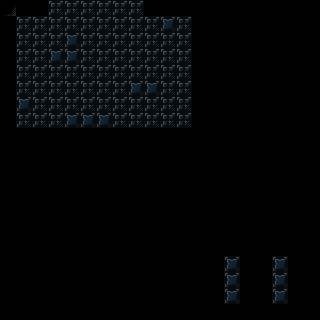

The image is a tile-based game level rendered from a .tmx file. Its description and source (layers, tilesets, objects; grid data summarised) follow:
An orthogonal 20x20 tile map with 16x16 px tiles, 2 tile layers (background, foreground) and 91 objects (54x tile, 36x portal, finish_tile).

<map version="1.4" tiledversion="1.4.2" orientation="orthogonal" renderorder="right-down" width="20" height="20" tilewidth="16" tileheight="16" infinite="0" nextlayerid="6" nextobjectid="180">
 <properties>
  <property name="display_name" value="Are You Joking?" />
  <property name="next_level" value="./data/levels/tmx/sneaky-bastard.tmx" />
  <property name="player_bomb_count" value="1" />
  <property name="player_starting_x" type="int" value="17" />
  <property name="player_starting_y" type="int" value="16" />
 </properties>
 <tileset firstgid="1" name="newtiledsheet" tilewidth="16" tileheight="16" tilecount="171" columns="9">
  <image source="../../newtiledsheet.png" width="144" height="304" />
  <tile id="0">
   <properties>
   </properties>
  </tile>
  <tile id="1">
   <properties>
   </properties>
  </tile>
  <tile id="2">
   <properties>
   </properties>
  </tile>
  <tile id="3">
   <properties>
   </properties>
  </tile>
  <tile id="4">
   <properties>
   </properties>
  </tile>
  <tile id="9">
   <properties>
   </properties>
  </tile>
  <tile id="10">
   <properties>
   </properties>
  </tile>
  <tile id="11">
   <properties>
   </properties>
  </tile>
  <tile id="12">
   <properties>
   </properties>
  </tile>
  <tile id="13">
   <properties>
   </properties>
  </tile>
  <tile id="18">
   <properties>
   </properties>
  </tile>
  <tile id="19">
   <properties>
   </properties>
  </tile>
  <tile id="20">
   <properties>
   </properties>
  </tile>
  <tile id="27">
   <properties>
   </properties>
  </tile>
  <tile id="28">
   <properties>
   </properties>
  </tile>
  <tile id="29">
   <properties>
   </properties>
  </tile>
  <tile id="30">
   <properties>
   </properties>
  </tile>
  <tile id="31">
   <properties>
   </properties>
  </tile>
  <tile id="32">
   <properties>
   </properties>
  </tile>
  <tile id="54">
   <properties>
   </properties>
  </tile>
  <tile id="58">
   <properties>
   </properties>
  </tile>
 </tileset>
 <layer id="1" name="background" width="20" height="20">
  <data>[400 cells, 400 non-empty, 5 distinct tile ids]</data>
 </layer>
 <objectgroup id="4" name="objects">
  <object id="40" name="wall" type="tile" gid="1" x="32" y="16" width="16" height="16" />
  <object id="41" name="wall" type="tile" gid="1" x="16" y="16" width="16" height="16" />
  <object id="42" name="wall" type="tile" gid="1" x="48" y="16" width="16" height="16" />
  <object id="43" name="wall" type="tile" gid="1" x="64" y="16" width="16" height="16" />
  <object id="44" name="wall" type="tile" gid="1" x="64" y="16" width="16" height="16" />
  <object id="45" name="wall" type="tile" gid="1" x="80" y="16" width="16" height="16" />
  <object id="46" name="wall" type="tile" gid="1" x="96" y="16" width="16" height="16" />
  <object id="47" name="wall" type="tile" gid="2" x="192" y="32" width="16" height="16" />
  <object id="48" name="wall" type="tile" gid="2" x="192" y="48" width="16" height="16" />
  <object id="49" name="wall" type="tile" gid="2" x="192" y="64" width="16" height="16" />
  <object id="50" name="wall" type="tile" gid="2" x="192" y="80" width="16" height="16" />
  <object id="51" name="wall" type="tile" gid="2" x="192" y="96" width="16" height="16" />
  <object id="52" name="wall" type="tile" gid="10" x="176" y="144" width="16" height="16" />
  <object id="63" name="wall" type="tile" gid="11" x="0" y="32" width="16" height="16" />
  <object id="64" name="wall" type="tile" gid="11" x="0" y="48" width="16" height="16" />
  <object id="70" name="finish" type="finish_tile" gid="33" x="224" y="304" width="16" height="16" />
  <object id="71" type="tile" gid="11" x="0" y="96" width="16" height="16" />
  <object id="75" name="wall" type="tile" gid="2" x="192" y="112" width="16" height="16" />
  <object id="76" name="wall" type="tile" gid="2" x="192" y="128" width="16" height="16" />
  <object id="92" name="wall" type="tile" gid="1" x="272" y="256" width="16" height="16" />
  <object id="95" name="wall" type="tile" gid="10" x="272" y="320" width="16" height="16" />
  <object id="100" type="tile" gid="11" x="256" y="272" width="16" height="16" />
  <object id="101" type="tile" gid="11" x="256" y="288" width="16" height="16" />
  <object id="102" type="tile" gid="11" x="256" y="304" width="16" height="16" />
  <object id="104" name="portal" type="portal" gid="62" x="272" y="304" width="16" height="16">
   <properties>
    <property name="portal_id" type="int" value="1" />
    <property name="travels_to_portal_id" type="int" value="2" />
   </properties>
  </object>
  <object id="107" name="wall" type="tile" gid="1" x="224" y="256" width="16" height="16" />
  <object id="110" name="wall" type="tile" gid="10" x="224" y="320" width="16" height="16" />
  <object id="112" name="wall" type="tile" gid="2" x="240" y="272" width="16" height="16" />
  <object id="113" name="wall" type="tile" gid="2" x="240" y="288" width="16" height="16" />
  <object id="114" name="wall" type="tile" gid="2" x="240" y="304" width="16" height="16" />
  <object id="115" type="tile" gid="11" x="208" y="272" width="16" height="16" />
  <object id="116" type="tile" gid="11" x="208" y="288" width="16" height="16" />
  <object id="117" type="tile" gid="11" x="208" y="304" width="16" height="16" />
  <object id="118" name="portal" type="portal" gid="62" x="224" y="272" width="16" height="16">
   <properties>
    <property name="portal_id" type="int" value="3" />
    <property name="travels_to_portal_id" type="int" value="2" />
   </properties>
  </object>
  <object id="119" name="wall" type="tile" gid="2" x="288" y="272" width="16" height="16" />
  <object id="120" name="wall" type="tile" gid="2" x="288" y="288" width="16" height="16" />
  <object id="121" name="wall" type="tile" gid="2" x="288" y="304" width="16" height="16" />
  <object id="122" name="wall" type="tile" gid="1" x="128" y="16" width="16" height="16" />
  <object id="123" name="wall" type="tile" gid="1" x="112" y="16" width="16" height="16" />
  <object id="124" name="wall" type="tile" gid="1" x="144" y="16" width="16" height="16" />
  <object id="125" name="wall" type="tile" gid="1" x="160" y="16" width="16" height="16" />
  <object id="126" name="wall" type="tile" gid="1" x="160" y="16" width="16" height="16" />
  <object id="127" name="wall" type="tile" gid="1" x="176" y="16" width="16" height="16" />
  <object id="129" name="wall" type="tile" gid="10" x="160" y="144" width="16" height="16" />
  <object id="130" name="wall" type="tile" gid="10" x="144" y="144" width="16" height="16" />
  <object id="131" name="wall" type="tile" gid="10" x="128" y="144" width="16" height="16" />
  <object id="132" name="wall" type="tile" gid="10" x="112" y="144" width="16" height="16" />
  <object id="133" name="wall" type="tile" gid="10" x="96" y="144" width="16" height="16" />
  <object id="134" name="wall" type="tile" gid="10" x="80" y="144" width="16" height="16" />
  <object id="135" name="wall" type="tile" gid="10" x="64" y="144" width="16" height="16" />
  <object id="136" name="wall" type="tile" gid="10" x="48" y="144" width="16" height="16" />
  <object id="137" name="wall" type="tile" gid="10" x="32" y="144" width="16" height="16" />
  <object id="138" name="wall" type="tile" gid="10" x="16" y="144" width="16" height="16" />
  <object id="140" name="wall" type="tile" gid="11" x="0" y="64" width="16" height="16" />
  <object id="141" name="wall" type="tile" gid="11" x="0" y="80" width="16" height="16" />
  <object id="142" name="wall" type="tile" gid="11" x="0" y="112" width="16" height="16" />
  <object id="143" name="wall" type="tile" gid="11" x="0" y="128" width="16" height="16" />
  </objectgroup>
 <layer id="5" name="foreground" width="20" height="20">
  <data>[400 cells, 1 non-empty, 1 distinct tile ids]</data>
 </layer>
</map>
<!-- 34 of 91 objects omitted -->
